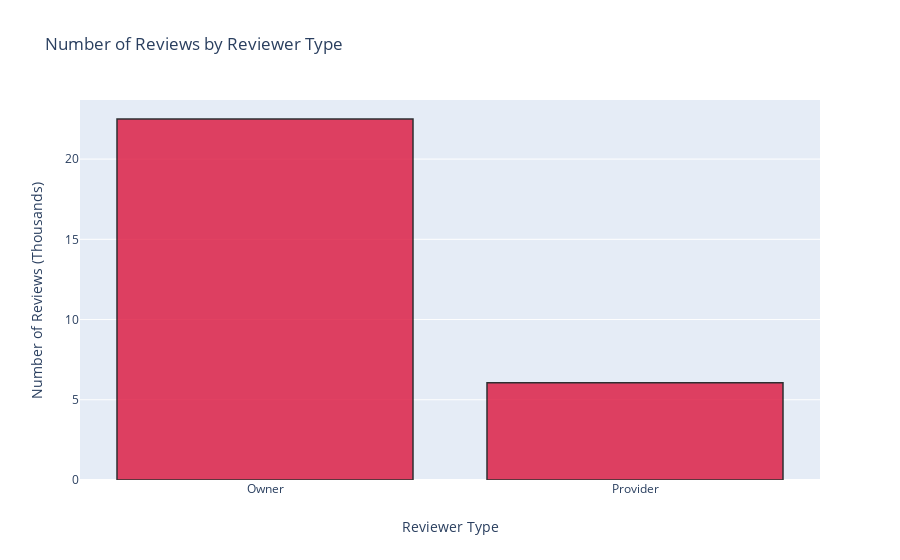

The code cell stored with this chart in its notebook:
### Markdown cell above
**Answer:**  

As we can see in the table above, pet owners are nearly 4 times as likely to leave a review compared to the providers. Pet owners also give higher average reviews of around 4.42 stars compared to 3.89 stars from providers. This is approximately half a star higher.

To narrate this finding to a business partner I would use the simple chart below to show the discrepancy between how often providers and owners leave reviews. To show the average rating, I would simply use the table in the cell above that shows the mean rating by reviewer type. This information can easily be communicated with text instead of a chart.

### Code cell
group_review_data = df_reviews.groupby('reviewer_type', as_index = False).agg(['count', 'mean'])['stars']['count']

x = [user_type.capitalize() for user_type in group_review_data.index]
y = group_review_data.values/1000

# Use the hovertext kw argument for hover text
fig = go.Figure(data=[go.Bar(x=x, y=y,
            hovertext=[f'{100*round(y[0]/sum(y),2)}% of Reviews', f'{100*round(y[1]/sum(y),2)}% of Reviews'])])
# Customize aspect
fig.update_traces(marker_color='crimson', marker_line_color='black',
                  marker_line_width=1.5, opacity=.8)
fig.update_layout(title_text='Number of Reviews by Reviewer Type', xaxis_title='Reviewer Type', yaxis_title='Number of Reviews (Thousands)',
                  yaxis_tickformat = 'digit')
fig.show()

### Figure 1 — Plotly figure (JSON) as saved in the notebook; plotly's stock layout.template omitted (floating-point values rounded to 4 significant figures)
{"data": [{"hovertext": ["79.0% of Reviews", "21.0% of Reviews"], "marker": {"color": "crimson", "line": {"color": "black", "width": 1.5}}, "opacity": 0.8, "type": "bar", "x": ["Owner", "Provider"], "y": [22.5, 6.062]}], "layout": {"autosize": true, "title": {"text": "Number of Reviews by Reviewer Type"}, "xaxis": {"autorange": true, "range": [-0.5, 1.5], "title": {"text": "Reviewer Type"}, "type": "category"}, "yaxis": {"autorange": true, "range": [0, 23.68], "tickformat": "digit", "title": {"text": "Number of Reviews (Thousands)"}, "type": "linear"}}}
